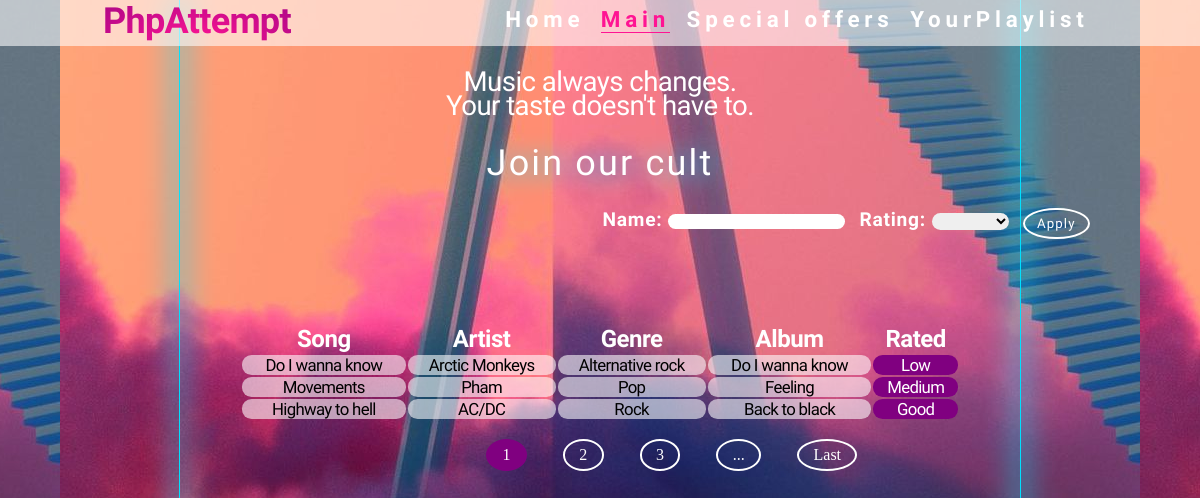
The app's page /registr/products with its own data.
### tables this page shows
CREATE TABLE `main` (
  `id` int NOT NULL,
  `song` varchar(55) NOT NULL,
  `artist` varchar(55) NOT NULL,
  `genre` int NOT NULL,
  `album` varchar(250) DEFAULT NULL,
  `review` int DEFAULT '5'
);

CREATE TABLE `genre` (
  `g_id` int NOT NULL,
  `g_genre` varchar(55) NOT NULL
);

CREATE TABLE `rating` (
  `rating_id` int NOT NULL,
  `rated` varchar(20) NOT NULL
);

### index.php (called while the page is built)
<?php
include("include/db.php");
include("include/pagination.php");
include("include/app.php");
(new App())->Run([
    'basepath' => '/registr',
    'db' => [
        'host' => 'localhost',
        'user' => 'root',
        'password' => 'password',
        'db' => 'match'
    ]
]);
?>

### include/db.php (called while the page is built, shortened)
<?php
class DB
{
    private $con = null;
    function connect($options) {
        $this->con = mysqli_connect($options['host'],$options['user'], $options['password']);
    }
    function close() {
        $this->con = null;
    }
    function query($sql) {
        return mysqli_query($this->con, $sql);
    }
    function queryOne($sql) {
        $r = $this->query($sql);
        return mysqli_fetch_assoc($r);
    }
    function queryRows($sql) {
        $r = $this->query($sql);
        $rows = [];
        while ($row = mysqli_fetch_assoc($r)) {
            $rows[] = $row;
        }
        return $rows;
    }
}

### views/pages/products.php (the view, shortened to what this page needs)
<?php
include('views/products_header.php');
?>
<h2>Music always changes.<br>
    Your taste doesn't have to.</h2>
    <h1>Join our cult</h1>
<form id=tableform>
    <div>Name: <input type="text" name="model" value="<?=(isset($_REQUEST['model']))?htmlspecialchars($_REQUEST['model']):''?>" /></div>
    <div>Rating:
        <select name="status">
            <option value=""></option>
            <?php $statuses = $this->db->queryRows('SELECT * FROM `rating`'); ?>
            <?php if ($statuses) {
                foreach($statuses as $status){ ?>
                <option <?=(isset($_REQUEST['status']) && $status['rating_id'] == $_REQUEST['status'])?'selected':'';?> value="<?=$status['rating_id'];?>"><?=$status['rated'];?></option>
            <?php }} ?>
        </select>
    </div>
    <button id=apply>Apply</button>
</form>
<?php
$params = [];
$where = '';
$page = 1;;
$limit = 3;
$rowscount = 0;
$c = $this->db->queryOne("SELECT COUNT(*) as 'count' FROM `main`  INNER JOIN `genre` ON `main`.`genre`=`genre`.`g_id` INNER JOIN `review` ON `main`.`review`=`review`.`review_id` INNER JOIN `rating` ON `review`.`rating`=`rating`.`rating_id`". $where);
if ($c) {
    $rowscount = $c['count'];
}
$pag = new Pagination([
    'rows' => $rowscount,
    'limit' => $limit,
    'limitPages' => 3,
    'page' => $page,
    'params' => $params
]);
$sql = "SELECT `main`.*, `genre`.`g_genre`, `rating`.`rated` FROM `main` INNER JOIN `genre` ON `main`.`genre`=`genre`.`g_id`INNER JOIN `review` ON `main`.`review`=`review`.`review_id` INNER JOIN `rating` ON `review`.`rating`=`rating`.`rating_id` ".$where;
$sql.="  ORDER BY `main`.`id`";
$sql .= " LIMIT " . $pag->GetFirstRow() . ", ". $pag->GetLimit();
$rows = $this->db->queryRows($sql);
if ($rows === false) {
    echo 'Error select';
} else{
    ?>
    <table id=maintable width="80%" ><tr><th>Song</th><th>Artist</th><th>Genre</th><th>Album</th><th>Rated</th></tr>
        <?php
        foreach($rows as $row) {
            ?>
            <tr>
                <td><?php echo $row['song'];?></td>
                <td><?php echo $row['artist'];?></td>
                <td><?php echo $row['g_genre'];?></td>
                <?php if(!isset($row['album'])|| empty($row['album'])){
                 echo "<td>" . $row['song'] . "</td>";
                }
                else{
                echo "<td>" . $row['album'] . "</td>";
               }?>
                <td id=tdr><?php echo $row['rated'];?></td>
            </tr>
            <?php
        }
        ?>
    </table>
    <?php
    echo '<div class="pagination">'.$pag->show().'</div>';
}
    ?>
    <?php
include('views/footer.php');

### include/app.php (shortened to what this page needs)
<?php
class App {
    public function Run($config) {
        $this->db = new DB($config['db']);
        $path = explode('?', $_SERVER['REQUEST_URI'])[0];
        $path = str_replace('..', '', $path);
        $path = substr($path,strlen($config['basepath'])+1);
        $file = 'views/pages/'.$path.'.php';
        if (is_file($file)) {
            include($file);
        } else {
            include('views/header.php');
            $error = 'Not found';
            include('views/errors.php');
            include('views/footer.php');
        }
    }
}

### views/products_header.php (shortened to what this page needs)
<!DOCTYPE html>
<html lang="en">
<head>
        <link rel="stylesheet" href="css/products.css?v=<?php echo time(); ?>">
</head>
<body>
      <nav>
            <div id=fx>
                <h3>PhpAttempt</h3>
            </div>
            <ul id="nav-links">
                <li><a href="/registr/home">Home</a></li>
                <li><a  class="ch" href="#">Main</a>
                </li>
                <li><a  href="/registr/manufacturers">Special offers</a>
                <li><a href="/registr/user_page">YourPlaylist</a></li>
            </ul>
    </nav>

### include/pagination.php (shortened to what this page needs)
<?php
class Pagination
{
    private $options = [];
    public function __construct($options) {
        $this->options = $options;
    }
    public function GetPages() {
        $pages = 0;
        if ($this->options['rows'] > 0) {
            $pages = ceil($this->options['rows']/ $this->options['limit']) ;
        }
        return $pages;
    }
    public function GetFirstRow() {
        return ($this->GetPage() - 1) * $this->GetLimit();
    }
    public function GetLimit() {
        return $this->options['limit'];
    }
    public function GetPage() {
        return $this->options['page'];
    }
    public function BuildParams() {
        if (!isset($this->options['params']) || !$this->options['params']) {
            return '';
        }
        return http_build_query($this->options['params']);
    }
    public function show()
    {
        $page = $this->GetPage();
        $pages = $this->GetPages();
        $limitPages = $this->options['limitPages'];
        $str = '';
        $first = $page - (int)($limitPages / 2);
        if ($first < 1) $first = 1;
        $last = $first + $limitPages - 1;
        for ($i=$first; $i <= $last; $i++) {
            if ($i == $page) {
                $str .= "<a class='active' href='?page={$i}&".$this->BuildParams()."'>{$i}</a>";
            } else {
                $str .= "<a href='?page={$i}&".$this->BuildParams()."'>{$i}</a>";
            }
        }
        if ($last < $pages - 1) {
            $str .= "<a href='?page=".($last+1)."&".$this->BuildParams()."'>...</a>";
        }
        if ($last < $pages) {
            $str .= "<a href='?page={$pages}&".$this->BuildParams()."'>Last</a>";
        }
        return $str;
    }
}

### views/footer.php
</body>
</html>

### css/products.css (style rules this page uses)
* { margin: 0; padding: 0; }
body { margin: 0; background-color: rgb(190,215,201); position: fixed; width: 100%; }
#tableform { margin-left: 49%; letter-spacing: 0.04em; font-family: 'Dosis', sans-serif; font-size: 1.6vw; font-weight: bold; display: flex; color: white; }
#tableform div { margin-left: 1.2vw; }
#tableform input, #tableform select { border-radius: 1.2vw; border: none; }
#apply { margin-left: 1.2vw; width: auto; padding: 0.533vw 1vw; border-radius: 0.5vw; background: none; letter-spacing: 0.08em; font-family: 'Dosis', sans-serif; border: 2px solid white; border-radius: 50%; color: white; }
h2 { position: static; font-family: 'Dosis', sans-serif; font-size: 2.3vw; line-height: 2vw; letter-spacing: -0.02em; color: white; font-weight: lighter; text-align: center; margin: 2vw 0 2vw 0%; }
h1 { letter-spacing: 0.06em; font-size: 3vw; color: white; text-shadow: 1px 1px 26px #00e1ff; text-align: center; margin-bottom: 2vw; font-family: 'Marcellus SC', serif; font-weight: lighter; }
.pagination { margin-left: 39%; }
.pagination a { color: white; padding: 0.4vw 1.2vw; display: inline-block; margin: 1.5vw; text-decoration: none; border: 2px solid white; border-radius: 50%; }
.pagination a.active { background-color: purple; border: 2px solid purple; border-radius: 50%; text-decoration: none; color: white; }
th { color: white; letter-spacing: -0.02em; font-family: 'Dosis', sans-serif; position: relative; font-size: 2vw; }
td { background-color: rgba(255, 255, 255, 0.582); border-radius: 0.8vw; color: black; letter-spacing: -0.04em; font-family: 'Dosis', sans-serif; position: relative; font-size: 1.4vw; }
#tdr { background-color: purple; color: white; letter-spacing: -0.04em; font-family: 'Dosis', sans-serif; position: relative; font-size: 1.4vw; }
#maintable { margin-top: 7%; border-collapse: separate; width: 60%; text-align: center; margin-left: 20%; }
body { overflow: hidden; background-color: lightgray; background-image: url('bw.jpg'),url('bod.jpg'); background-position: left top, center; background-repeat: no-repeat, repeat; background-size: auto, auto; background-size: 50%, 25%; background-size: 0px, auto, contain; }
nav { display: none; width: 100%; display: flex; justify-content: space-around; height: 3.8vw; z-index: 1; background-color: rgba(255, 255, 255, 0.582); }
nav h3 { color: black; letter-spacing: -0.02em; font-family: 'Marcellus SC', serif; font-size: 3vw; z-index: 1; background: 50% 100% / 50% 50% no-repeat radial-gradient(ellipse at bottom, deeppink, purple, transparent); background-clip: text; -webkit-background-clip: text; color: transparent; animation: reveal 3000ms ease-in-out forwards 100ms, glow 2500ms linear infinite 2000ms; }
#nav-links { color: #fff; letter-spacing: -0.02em; font-family: 'Dosis', sans-serif; position: relative; font-size: 2vw; display: flex; margin-top: 0.4vw; padding: 0; justify-content: space-around; width: 50%; height: 80%; }
#nav-links li { margin: 0; list-style: none; }
#nav-links li a { color: rgb(255, 255, 255); letter-spacing: 0.4vw; font-weight: bold; font-size: 1.867vw; text-decoration: none; }
#nav-links li:nth-child(2) .ch { color: deeppink; animation: none; padding: 0; cursor: default; text-align: center; margin: 0; border-bottom: solid deeppink 0.1vw; }

### records on screen
main: song "Do I wanna know", artist "Arctic Monkeys", genre.g_genre "Alternative rock", album "Do I wanna know", rating.rated "Low"
main: song "Movements", artist "Pham", genre.g_genre "Pop", album "Feeling", rating.rated "Medium"
main: song "Highway to hell", artist "AC/DC", genre.g_genre "Rock", album "Back to black", rating.rated "Good"
